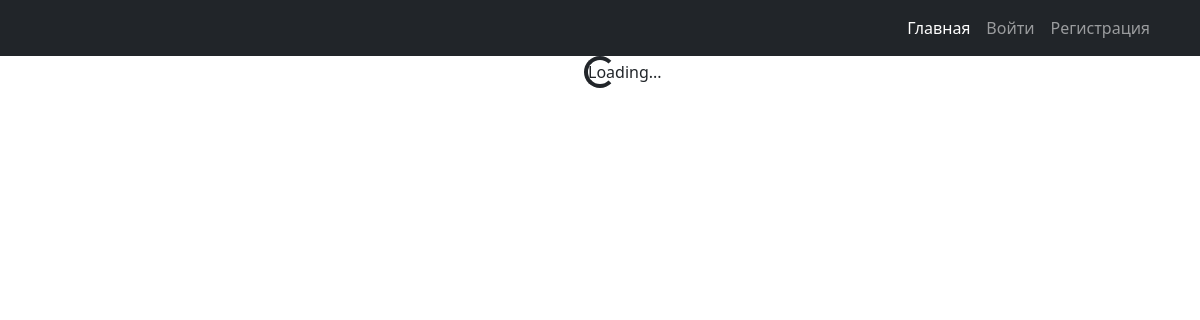
Before: / with the older database file.
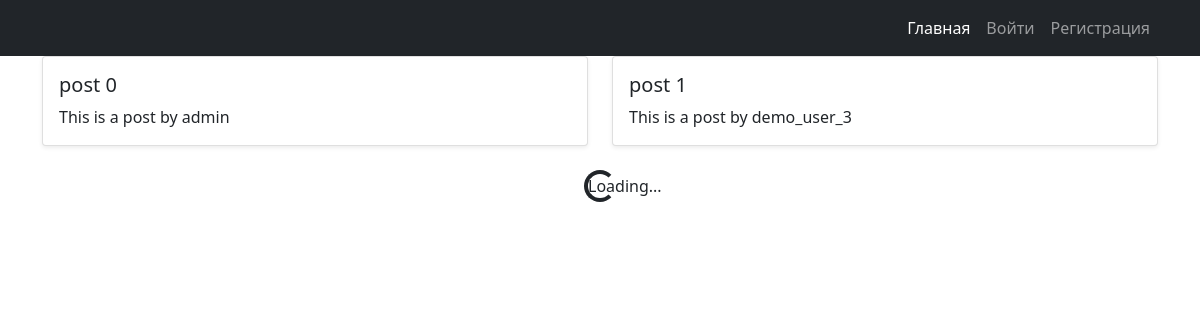
After: the same page with the newer database file.
### board/models.py (models this page shows)
class Post(models.Model):
    post_types = (
        ('TK', 'Танки'),
        ('HL', 'Хилы'),
        ('DD', 'ДД'),
        ('TR', 'Торговцы'),
        ('GM', 'Гилдмастеры'),
        ('QG', 'Квестгиверы'),
        ('SM', 'Кузнецы'),
        ('TN', 'Кожевники'),
        ('PT', 'Зельевары'),
        ('SM', 'Мастера заклинаний'),
    )
    author = models.ForeignKey(User, on_delete=models.CASCADE)
    post_type = models.CharField(
        max_length=2,
        choices=post_types,
        default='TK'
    )
    title = models.TextField()
    content = models.TextField()
    upload = models.FileField(upload_to='uploads/', blank=True)
    creation_time = models.DateTimeField(auto_now_add=True)

### board/views.py (the view)
# urls.py: path('', IndexView.as_view(), name='index'),
class IndexView(ListView):
    template_name = 'index.html'
    model = Post
    context_object_name = 'posts_list'
    paginate_by = 2

### templates/index.html (shortened to what this page needs)
<!DOCTYPE html>
<html lang="en">
    <head>
        {% load static %}
        <link href="{% static 'css/styles.css' %}" rel="stylesheet" />
    </head>
    <body>
        <nav class="navbar navbar-expand-lg navbar-dark bg-dark">
            <div class="container">
                <div class="collapse navbar-collapse" id="navbarSupportedContent">
                    <ul class="navbar-nav ms-auto mb-2 mb-lg-0">
                        <li class="nav-item"><a class="nav-link active" aria-current="page" href="{% url 'index' %}">Главная</a></li>
                        {% if user.is_authenticated %}
                        <li class="nav-item"><a class="nav-link" href="{% url 'create_post' %}">Создать объявление</a></li>
                        <li class="nav-item dropdown">
                            <a class="nav-link dropdown-toggle" id="navbarDropdown" href="#" role="button" data-bs-toggle="dropdown" aria-expanded="false">{{ user.username }}</a>
                            <ul class="dropdown-menu dropdown-menu-end" aria-labelledby="navbarDropdown">
                                <li><a class="dropdown-item" href="{% url 'profile' %}">Личный кабинет</a></li>
                                <li><hr class="dropdown-divider" /></li>
                                <li><a class="dropdown-item" href="{% url 'logout' %}">Выйти</a></li>
                            </ul>
                        </li>
                        {% else %}
                        <li class="nav-item"><a class="nav-link" href="{% url 'login' %}">Войти</a></li>
                        <li class="nav-item"><a class="nav-link" href="{% url 'signup' %}">Регистрация</a></li>
                        {% endif %}
                    </ul>
                </div>
            </div>
        </nav>
        <div class="container">
            <div class="row infinite-container">
                {% block content %}
                {% for post in posts_list %}
                    <div class="col-md-6 infinite-item">
                        <div class="card mb-4 shadow-sm">
                            <div class="card-body">
                                <h5>{{post.title}}</h5>
                                <p class="card-text">
                                    {{post.content|truncatewords:20}}
                                </p>
                            </div>
                        </div>
                    </div>
                {% endfor %}
                {% endblock content %}
            </div>
            <div class="d-flex justify-content-center" style="display:none;">
                <div class="spinner-border" role="status">
                    <span class="sr-only">Loading...</span>
                </div>
            </div>
        </div>
    </body>
</html>

Changed rows visible on the page:
added Post: title "post 0", content "This is a post by admin"
added Post: title "post 1", content "This is a post by demo_user_3"
